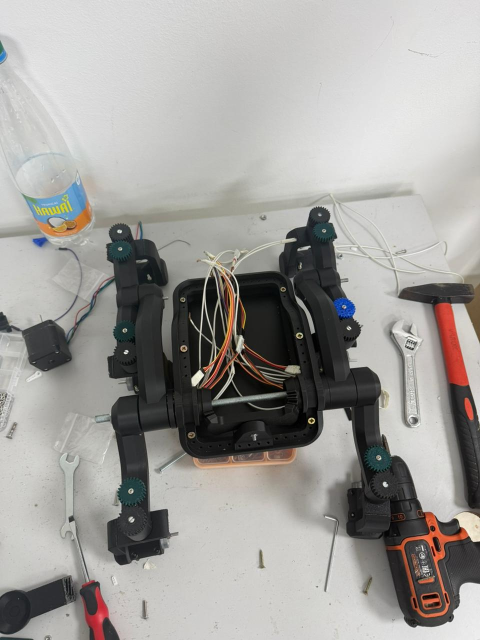
#> input picture images/WhatsApp Image 2026-06-17 at 16.57.55.jpeg, 960 x 1280 px (shown at 1/2 size); its folder holds 4 pictures in this run
$ python resize_dataset.py
#> lines starting #> are read from the running program, lines starting #| are printed output that depends on the picture
#!/usr/bin/env python3
"""
Flora Dataset In-Place Resizer
==============================
Resizes all images in the YOLO flora dataset so the longest side is at most
TARGET_SIZE pixels. Operates IN-PLACE to conserve disk space.

Features:
  - Parallel processing (uses all CPU cores)
  - Skips images already at or below target size
  - Detects and removes corrupt images + their matching label files
  - Progress bar via tqdm
  - Dry-run mode to preview what would happen

Usage:
  python resize_dataset.py                  # Run the resize
  python resize_dataset.py --dry-run        # Preview without changing anything
  python resize_dataset.py --target 1024    # Use 1024px instead of 640px
"""

import argparse
import os
import sys
import time
import shutil
from concurrent.futures import ProcessPoolExecutor, as_completed
from dataclasses import dataclass, field
from pathlib import Path

from PIL import Image, ImageFile

# Allow opening huge images and truncated files (for detection)
Image.MAX_IMAGE_PIXELS = None
ImageFile.LOAD_TRUNCATED_IMAGES = True

# ──────────────────────────────────────────────────────────────────────
# Configuration
# ──────────────────────────────────────────────────────────────────────
DATASET_ROOT = Path(__file__).parent / "datasets" / "yolo_flora"
IMAGE_EXTENSIONS = {".jpg", ".jpeg", ".png", ".webp", ".bmp", ".tiff", ".tif"}
JPEG_QUALITY = 85  # Good balance of quality vs size


@dataclass
class Stats:
    """Accumulator for processing statistics."""
    total: int = 0
    resized: int = 0
    skipped: int = 0
    corrupt: int = 0
    errors: int = 0
    bytes_before: int = 0
    bytes_after: int = 0
    corrupt_files: list = field(default_factory=list)
    error_files: list = field(default_factory=list)


def get_label_path(image_path: Path) -> Path:
    """Given an image path, return the corresponding label .txt path."""
    # images/train/foo.jpg -> labels/train/foo.txt
    parts = list(image_path.parts)
    idx = parts.index("images")
    parts[idx] = "labels"
    label_path = Path(*parts).with_suffix(".txt")
    return label_path


def process_single_image(args: tuple) -> dict:
    """
    Process a single image. Returns a dict with results.
    Runs in a worker process.
    """
    image_path_str, target_size, dry_run = args
    image_path = Path(image_path_str)
    result = {
        "path": image_path_str,
        "status": "unknown",
        "bytes_before": 0,
        "bytes_after": 0,
    }

    try:
        result["bytes_before"] = image_path.stat().st_size

        with Image.open(image_path) as img:
            # Force load to detect truncation
#> img is the input picture: PIL image 960x1280 RGB; mean R, G, B 159.9, 158, 154.8
            img.load()

            w, h = img.size
#> w = 960; h = 1280
            longest = max(w, h)
#> longest = 1280

            if longest <= target_size:
                result["status"] = "skipped"
                result["bytes_after"] = result["bytes_before"]
                return result

            if dry_run:
                # Estimate new size (rough: proportional to pixel count reduction)
                ratio = target_size / longest
                result["status"] = "would_resize"
                result["bytes_after"] = int(result["bytes_before"] * ratio * ratio * 0.8)
                return result

            # Resize maintaining aspect ratio
            img.thumbnail((target_size, target_size), Image.LANCZOS)
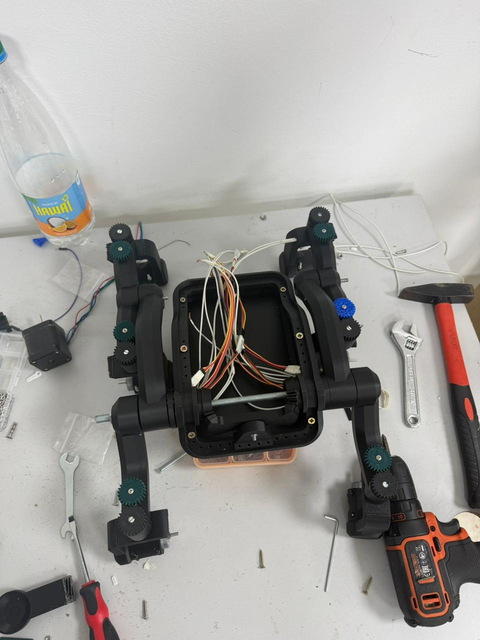
#> img: PIL image 480x640 RGB; mean R, G, B 159.9, 158, 154.8

            # Convert to RGB if needed (removes alpha, handles palette mode)
            if img.mode not in ("RGB", "L"):
                img = img.convert("RGB")

            # Save in-place as JPEG
            output_path = image_path.with_suffix(".jpg")
            img.save(output_path, "JPEG", quality=JPEG_QUALITY, optimize=True)

            # If original was .png/.webp etc, remove the old file
            if output_path != image_path:
                image_path.unlink()

            result["bytes_after"] = output_path.stat().st_size
            result["status"] = "resized"

    except (OSError, SyntaxError, ValueError, Image.DecompressionBombError) as e:
        result["status"] = "corrupt"
        result["error"] = str(e)
    except Exception as e:
        result["status"] = "error"
        result["error"] = str(e)

    return result


def collect_images(dataset_root: Path) -> list[Path]:
    """Collect all image files from the dataset."""
    images = []
    images_dir = dataset_root / "images"
    if not images_dir.exists():
        print(f"ERROR: {images_dir} does not exist!")
        sys.exit(1)

    for path in images_dir.rglob("*"):
        if path.is_file() and path.suffix.lower() in IMAGE_EXTENSIONS:
            images.append(path)

    return sorted(images)


def main():
    parser = argparse.ArgumentParser(
        description="Resize flora dataset images in-place for efficient YOLO training"
    )
    parser.add_argument(
        "--target", type=int, default=640,
        help="Maximum size for the longest side (default: 640)"
    )
    parser.add_argument(
        "--dry-run", action="store_true",
        help="Preview what would happen without modifying files"
    )
    parser.add_argument(
        "--workers", type=int, default=None,
        help="Number of parallel workers (default: CPU count)"
    )
    args = parser.parse_args()

    target_size = args.target
    dry_run = args.dry_run
    workers = args.workers or os.cpu_count()

    print("=" * 65)
    print("  Flora Dataset In-Place Resizer")
    print("=" * 65)
    print(f"  Dataset root : {DATASET_ROOT}")
    print(f"  Target size  : {target_size}px (longest side)")
    print(f"  JPEG quality : {JPEG_QUALITY}")
    print(f"  Workers      : {workers}")
    print(f"  Mode         : {'DRY RUN (no changes)' if dry_run else 'LIVE (modifying files)'}")
    print("=" * 65)

    # Collect images
    print("\n📁 Scanning for images...")
    images = collect_images(DATASET_ROOT)
    print(f"   Found {len(images):,} images")

    if not images:
        print("No images found. Exiting.")
        return

    # Process with progress
    print(f"\n🔄 Processing images with {workers} workers...")
    stats = Stats(total=len(images))

    try:
        from tqdm import tqdm
        has_tqdm = True
    except ImportError:
        has_tqdm = False
        print("   (install tqdm for a progress bar: pip install tqdm)")

    task_args = [(str(img), target_size, dry_run) for img in images]
    start_time = time.time()

    results = []
    with ProcessPoolExecutor(max_workers=workers) as executor:
        futures = {executor.submit(process_single_image, arg): arg for arg in task_args}
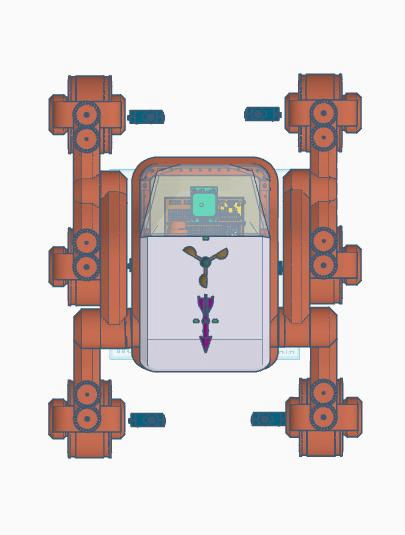
#> input picture images/WhatsApp Image 2026-06-22 at 11.26.52(1).jpeg, 405 x 535 px
#> in process_single_image, img is the input picture: PIL image 405x535 RGB; mean R, G, B 217.4, 206.2, 204.9
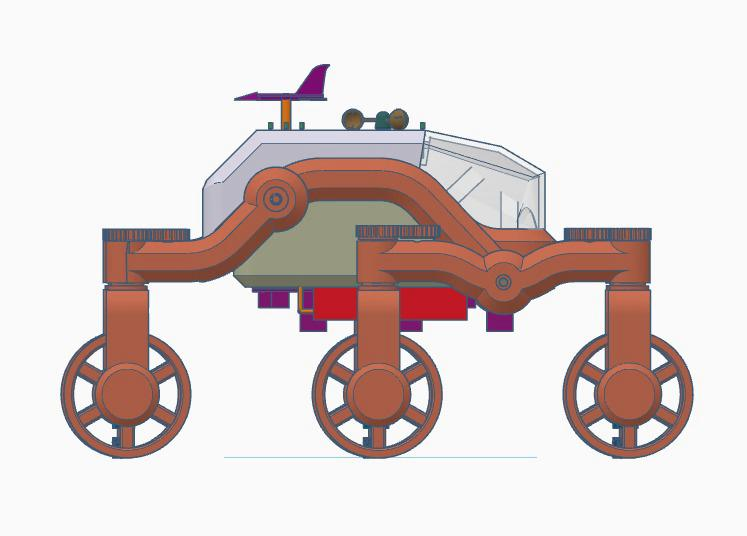
#> input picture images/WhatsApp Image 2026-06-22 at 11.26.52.jpeg, 747 x 536 px
#> in process_single_image, img is the input picture: PIL image 747x536 RGB; mean R, G, B 222.5, 210.4, 208.5
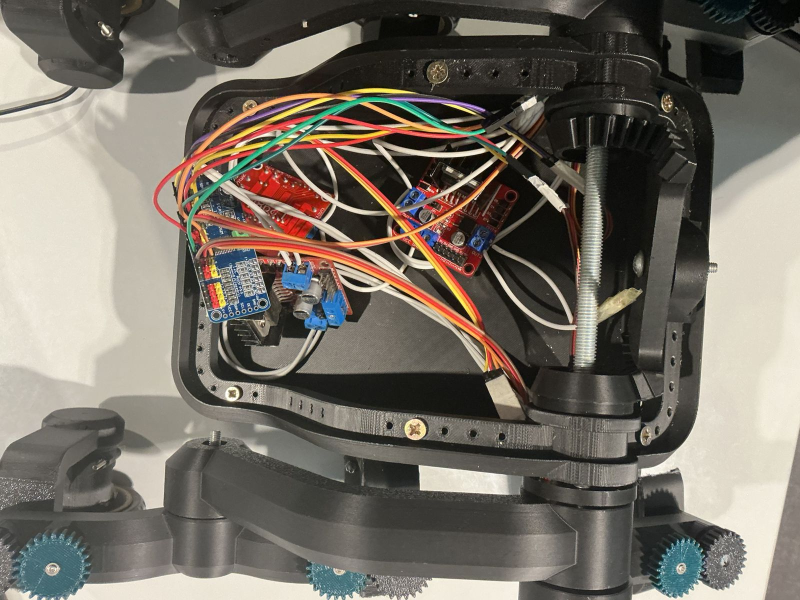
#> input picture images/WhatsApp Image 2026-06-22 at 11.33.48.jpeg, 1600 x 1200 px (shown at 1/2 size)
#> in process_single_image, img is the input picture: PIL image 1600x1200 RGB; mean R, G, B 117.8, 111.6, 102
#> in process_single_image (call 4), `img.thumbnail((target_size, target_size), Image.LANCZOS)`:
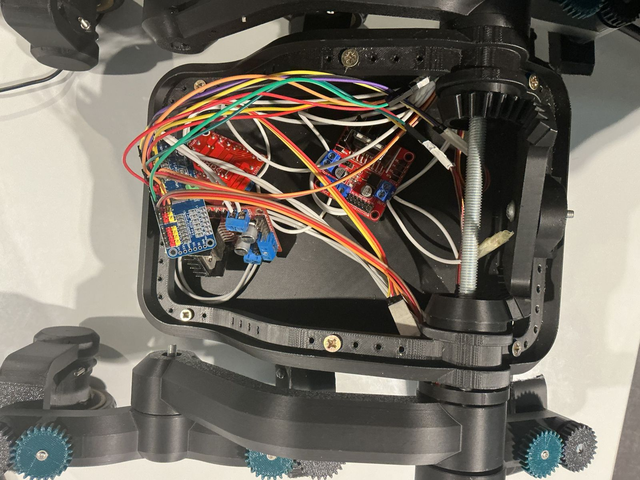
#> img: PIL image 640x480 RGB; mean R, G, B 117.8, 111.6, 102.1

        if has_tqdm:
            pbar = tqdm(total=len(futures), unit="img", desc="   Resizing")

        for future in as_completed(futures):
            result = future.result()
            results.append(result)

            if result["status"] in ("resized", "would_resize"):
                stats.resized += 1
                stats.bytes_before += result["bytes_before"]
                stats.bytes_after += result["bytes_after"]
            elif result["status"] == "skipped":
                stats.skipped += 1
                stats.bytes_before += result["bytes_before"]
                stats.bytes_after += result["bytes_after"]
            elif result["status"] == "corrupt":
                stats.corrupt += 1
                stats.corrupt_files.append(result["path"])
            elif result["status"] == "error":
                stats.errors += 1
                stats.error_files.append(
                    f"{result['path']}: {result.get('error', '?')}"
                )

            if has_tqdm:
                pbar.update(1)

        if has_tqdm:
            pbar.close()

    elapsed = time.time() - start_time

    # Handle corrupt files — remove them and their labels
    if stats.corrupt_files:
        print(f"\n🗑️  Cleaning up {len(stats.corrupt_files)} corrupt images...")
        for corrupt_path_str in stats.corrupt_files:
            corrupt_path = Path(corrupt_path_str)
            label_path = get_label_path(corrupt_path)

            if dry_run:
                print(f"   Would delete: {corrupt_path.name}")
                if label_path.exists():
                    print(f"   Would delete label: {label_path.name}")
            else:
                try:
                    corrupt_path.unlink(missing_ok=True)
                    print(f"   Deleted: {corrupt_path.name}")
                except Exception as e:
                    print(f"   Failed to delete {corrupt_path.name}: {e}")

                try:
                    if label_path.exists():
                        label_path.unlink()
                        print(f"   Deleted label: {label_path.name}")
                except Exception as e:
                    print(f"   Failed to delete label {label_path.name}: {e}")

    # Summary
    action = "Would resize" if dry_run else "Resized"
    before_gb = stats.bytes_before / (1024**3)
    after_gb = stats.bytes_after / (1024**3)
    saved_gb = before_gb - after_gb

    print("\n" + "=" * 65)
    print("  SUMMARY")
    print("=" * 65)
    print(f"  Total images     : {stats.total:,}")
    print(f"  {action:16s} : {stats.resized:,}")
    print(f"  Already ≤{target_size}px  : {stats.skipped:,}")
    print(f"  Corrupt (removed): {stats.corrupt}")
    print(f"  Errors           : {stats.errors}")
    print(f"  ─────────────────────────────────────")
    print(f"  Size before      : {before_gb:.2f} GB")
    print(f"  Size after       : {after_gb:.2f} GB")
    print(f"  Space saved      : {saved_gb:.2f} GB ({saved_gb/before_gb*100:.0f}%)" if before_gb > 0 else "")
    print(f"  Time elapsed     : {elapsed:.1f}s ({elapsed/60:.1f} min)")
    print(f"  Speed            : {stats.total/elapsed:.0f} images/sec")
    print("=" * 65)

    if stats.error_files:
        print("\n⚠️  Errors encountered:")
        for err in stats.error_files[:20]:
            print(f"   {err}")
        if len(stats.error_files) > 20:
            print(f"   ... and {len(stats.error_files) - 20} more")

    if dry_run:
        print("\n💡 This was a dry run. To actually resize, run without --dry-run")
    else:
        print("\n✅ Done! Your dataset is now optimized for YOLO training.")
        print("   Next steps:")
        print(f"   1. Delete the old zip:  rm yolo_flora.zip")
        print(f"   2. Re-zip:  cd datasets && zip -r ../yolo_flora_640.zip yolo_flora/")
        print(f"   3. Upload yolo_flora_640.zip to Kaggle")
        print(f"   4. Train with imgsz=640 (much better for plant features)")


if __name__ == "__main__":
    main()
